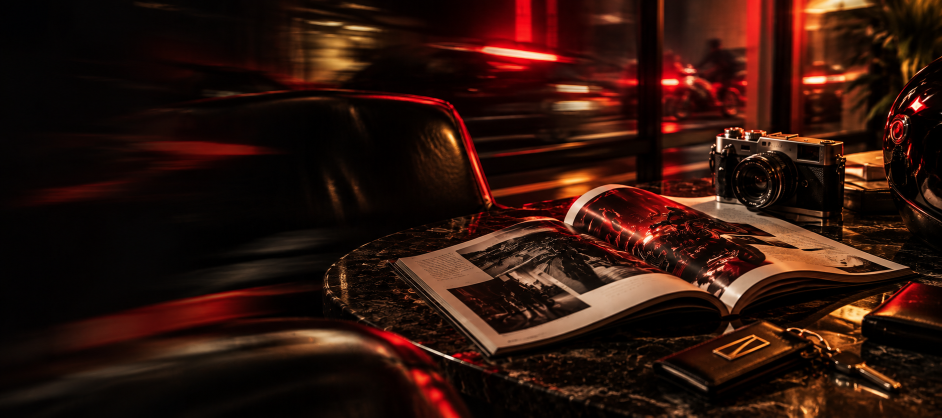
#> input picture assets/Hero/artikel.png, 1884 x 835 px, given in place of hero.png, which was not available (shown at 1/2 size)
$ python optimize_images.py
#> lines starting #> are read from the running program, lines starting #| are printed output that depends on the picture
"""Generate web-sized WebP derivatives of the source PNGs in assets/.

The source PNGs are kept untouched; derivatives go to an optimized/ folder next
to each source, named <slug>-<width>.webp (e.g. "Tote Bag.png" -> tote-bag-400.webp).
Run from anywhere:  python3 scripts/optimize_images.py   (requires Pillow)
"""
from pathlib import Path

from PIL import Image

ROOT = Path(__file__).resolve().parent.parent
ASSETS = ROOT / "assets"

# Source file (relative to assets/) -> output widths in px. Add new assets here.
JOBS = {
    "home/hero.png": (960, 1600, 2560, 3200),
    "home/showcase.png": (1920, 2560),
    "home/faq.png": (1280, 1920, 2560),
    "Hero/event.png": (960, 1600, 2048),
    "merch/Cap.png": (400, 800),
    "merch/Tumbler.png": (400, 800),
    "merch/Tote Bag.png": (400, 800),
    "merch/Travel Bag.png": (400, 800),
    "merch/synchronize.png": (800, 1600),
    "ava.png": (800, 1130),  # dummy profile photo (/profil/)
    # Article covers (Unsplash, 3:2 crops). Credits in js/article-data.js.
    "articles/traffic-rain-windshield.jpg": (800, 1600),
    "articles/friends-cafe-golden-hour.jpg": (800, 1600),
    "articles/canvas-duffel-bag.jpg": (800, 1600),
    "articles/open-magazine-armchair.jpg": (800, 1600),
    "articles/caps-wooden-shelf.jpg": (800, 1600),
    "articles/coffee-steel-tumblers.jpg": (800, 1600),
}
QUALITY = 80

# Square crops (source → output stem, (left, top, right, bottom) in source px, size px).
CROPS = {
    "ava.png": [("ava-avatar", (310, 40, 1010, 740), 256)],  # Passport holder avatar (face)
}

LOGO = ASSETS / "home" / "logo.png"
FAVICON_OUT = ASSETS / "home" / "favicon"
# Output file -> (size px, background). iOS fills transparency with black, so the
# touch icon gets the page's ink colour explicitly.
FAVICONS = {
    "favicon-32.png": (32, None),
    "favicon-192.png": (192, None),
    "apple-touch-icon.png": (180, (11, 10, 9, 255)),
}


def logogram(logo):
    """Crop the gold logogram: the artwork left of the first transparent column gap."""
    alpha = logo.getchannel("A").point(lambda v: 255 if v >= 8 else 0)
    left, top, right, bottom = alpha.getbbox()
    x = left
    while x < right and alpha.crop((x, 0, x + 1, logo.height)).getbbox():
        x += 1
    mark = logo.crop((left, top, x, bottom))
    return mark.crop(mark.getchannel("A").point(lambda v: 255 if v >= 8 else 0).getbbox())


def make_favicons():
    FAVICON_OUT.mkdir(exist_ok=True)
    with Image.open(LOGO) as logo:
        mark = logogram(logo.convert("RGBA"))
    for name, (size, background) in FAVICONS.items():
        inner = round(size * 0.92)
        scale = inner / max(mark.size)
        resized = mark.resize((round(mark.width * scale), round(mark.height * scale)), Image.LANCZOS)
        icon = Image.new("RGBA", (size, size), background or (0, 0, 0, 0))
        icon.alpha_composite(resized, ((size - resized.width) // 2, (size - resized.height) // 2))
        dest = FAVICON_OUT / name
        icon.save(dest, "PNG", optimize=True)
        print(f"{dest.relative_to(ROOT)}  {size}x{size}")


def main():
    for name, widths in JOBS.items():
        src = ASSETS / name
        out = src.parent / "optimized"
        out.mkdir(exist_ok=True)
        slug = src.stem.lower().replace(" ", "-")
        with Image.open(src) as im:
#> im is the input picture: PIL image 1884x835 RGB; mean R, G, B 46.6, 20.2, 12.3
            im = im.convert("RGB")
            for width in widths:
                height = round(im.height * width / im.width)
                dest = out / f"{slug}-{width}.webp"
                im.resize((width, height), Image.LANCZOS).save(dest, "WEBP", quality=QUALITY, method=6)
                print(f"{dest.relative_to(ROOT)}  {width}x{height}  {dest.stat().st_size // 1024} KB")
#> this loop made 1 pass
#> pass 1, in main, `im.resize((width, height), Image.LANCZOS).save(dest, "WEBP", quality=Q..`:
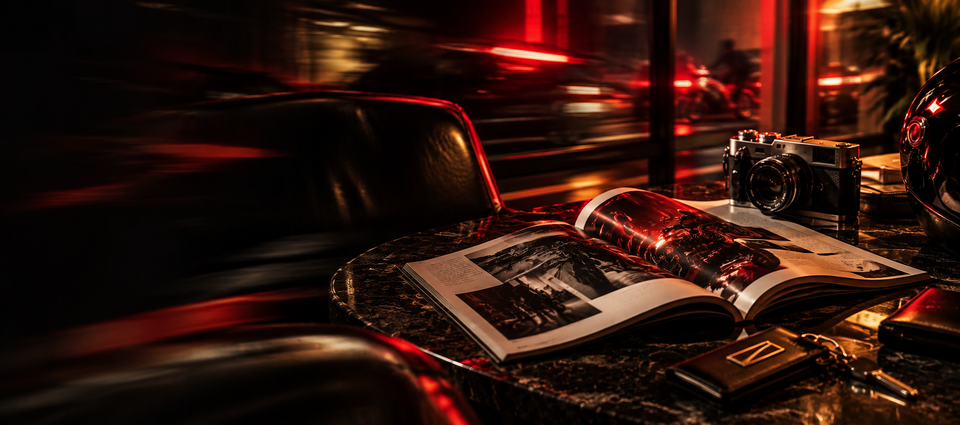
#> saved as hero-960.webp: PIL image 960x425 RGB; mean R, G, B 46.6, 20.2, 12.3
    for name, crops in CROPS.items():
        src = ASSETS / name
        with Image.open(src) as im:
            im = im.convert("RGB")
            for stem, box, size in crops:
                dest = src.parent / "optimized" / f"{stem}-{size}.webp"
                im.crop(box).resize((size, size), Image.LANCZOS).save(dest, "WEBP", quality=QUALITY, method=6)
                print(f"{dest.relative_to(ROOT)}  {size}x{size}")
    make_favicons()


if __name__ == "__main__":
#> (the run stopped early here; a loop or call above may not have finished)

$ run again, on assets/Hero/ava.png
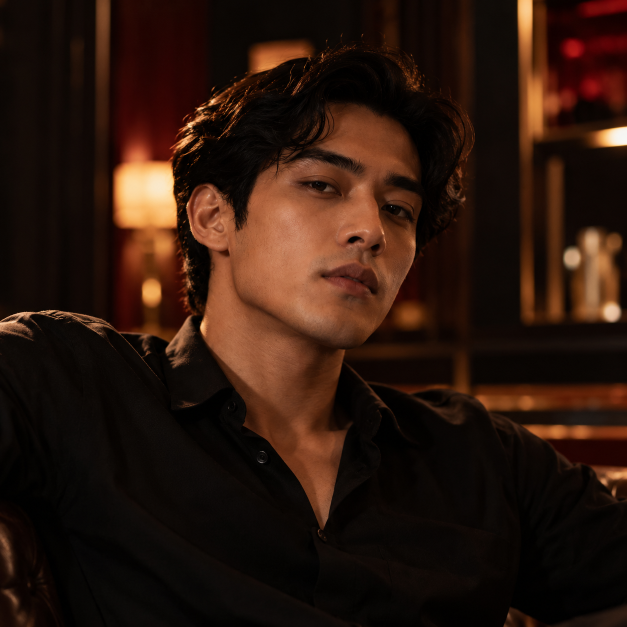
#> input picture assets/Hero/ava.png, 1254 x 1254 px, given in place of hero.png, which was not available (shown at 1/2 size)
#> in main, im is the input picture: PIL image 1254x1254 RGB; mean R, G, B 43.8, 22.9, 13
#> the loop in main, `for width in widths:` made 1 pass
#> pass 1, in main, `im.resize((width, height), Image.LANCZOS).save(dest, "WEBP", quality=Q..`:
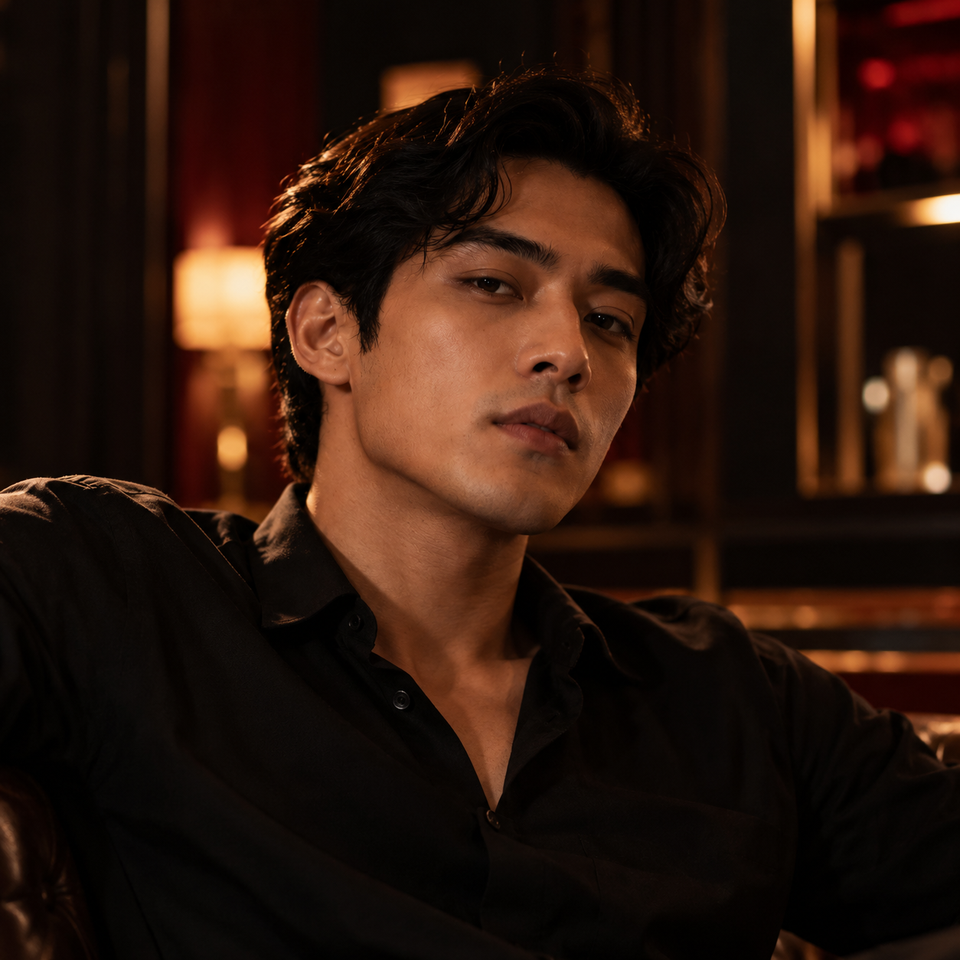
#> saved as hero-960.webp: PIL image 960x960 RGB; mean R, G, B 43.8, 22.9, 13

$ run again, on assets/Hero/loyalty.png
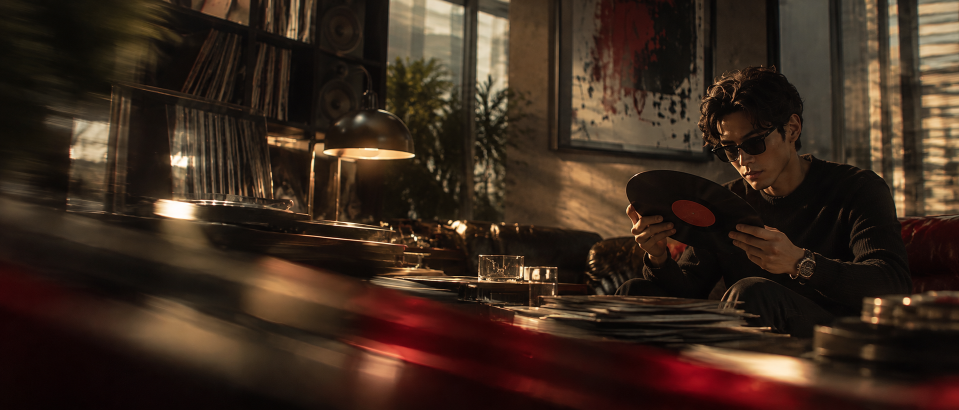
#> input picture assets/Hero/loyalty.png, 1918 x 820 px, given in place of hero.png, which was not available (shown at 1/2 size)
#> in main, im is the input picture: PIL image 1918x820 RGB; mean R, G, B 59.3, 41.8, 29.9
#> the loop in main, `for width in widths:` made 1 pass
#> pass 1, in main, `im.resize((width, height), Image.LANCZOS).save(dest, "WEBP", quality=Q..`:
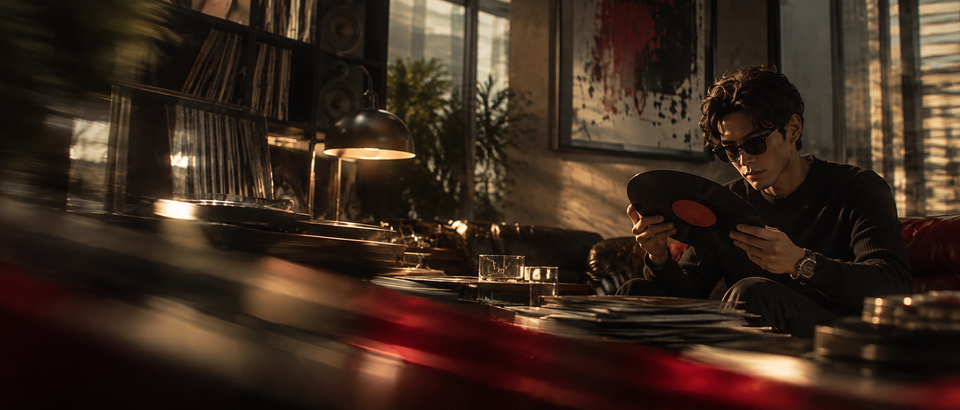
#> saved as hero-960.webp: PIL image 960x410 RGB; mean R, G, B 59.3, 41.8, 29.9
